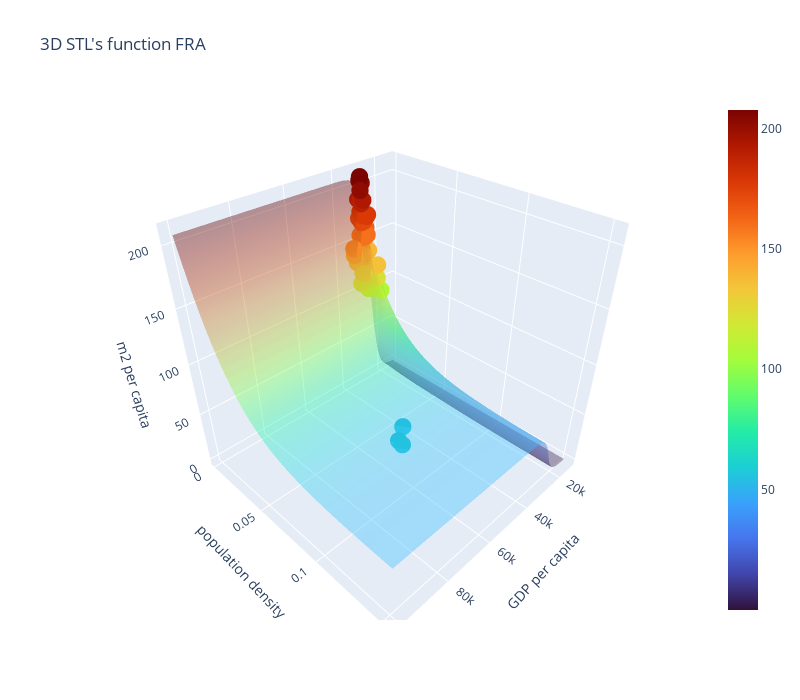
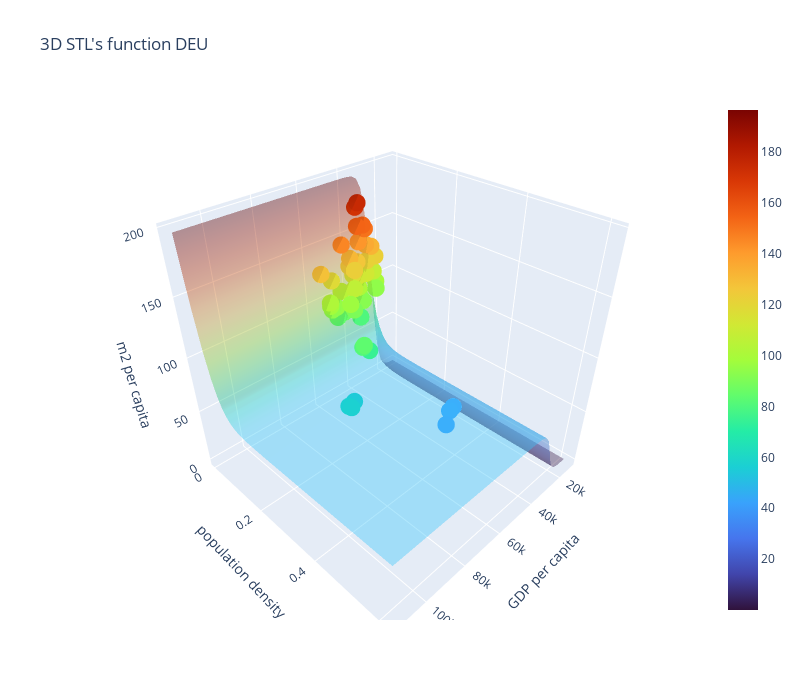

These figures' notebook cell, in order:
### Markdown cell above
### Final Part : fix one curve for everyone

Now we want to compare all the countries to only one fit.

### Code cell
global_STL_fit = STL_fit_handler[0].fitted_params

for j in range(len(regions)):
    try:
        # Create a meshgrid of x and y values
        x = np.linspace(0.5*min(df_gdp_cap_region_handler[j]), 1.5*max(df_gdp_cap_region_handler[j]), 50)
        y = np.linspace(0.5*min(df_pop_density_region_handler[j]), 1.5*max(df_pop_density_region_handler[j]), 50)
        x_grid, y_grid = np.meshgrid(x, y)
        z = STL([x_grid,y_grid], global_STL_fit[0], global_STL_fit[1], global_STL_fit[2], global_STL_fit[3], global_STL_fit[4])
        cmin = np.min(z)
        cmax = np.max(z)
        
        # Create the surface plot using Plotly
        fig = go.Figure(data=[
            go.Surface(
                z=z, 
                x=x_grid, 
                y=y_grid, 
                colorscale="Turbo", 
                cmin=cmin,
                cmax=cmax,
                opacity=0.4),
            go.Scatter3d(
                x=df_gdp_cap_region_handler[j], y=df_pop_density_region_handler[j], z=df_built_up_region_handler[j],
                mode='markers',  # Use 'markers' for scatter plot
                marker=dict(
                    size=6,  # Size of the points
                    color=df_built_up_region_handler[j],  # Color of the points
                    colorscale='Turbo',  # Colorscale for the points
                    cmin=cmin,
                    cmax=cmax,
                    opacity=1.0
                )
            ),
            
            ]
            )
    
        # Customize the layout
        fig.update_layout(title=f'3D STL\'s function {regions[j].name}',
                        scene=dict(
                            xaxis_title='GDP per capita',
                            yaxis_title='population density',
                            zaxis_title='m2 per capita'
                        ),
                        width=800, height=700)
    
        # Show the plot
        fig.show()
    except Exception as e:
        print(region.name, "\n", e)

### Figure 1 — Plotly figure (JSON) as saved in the notebook; plotly's stock layout.template omitted (floating-point values rounded to 4 significant figures; data arrays with more than 128 entries replaced by an {"elided": "..."} marker saying what was removed)
{"data": [{"cmax": 207.7, "cmin": 0.04213, "colorscale": [[0, "#30123b"], [0.07143, "#4145ab"], [0.1429, "#4675ed"], [0.2143, "#39a2fc"], [0.2857, "#1bcfd4"], [0.3571, "#24eca6"], [0.4286, "#61fc6c"], [0.5, "#a4fc3b"], [0.5714, "#d1e834"], [0.6429, "#f3c63a"], [0.7143, "#fe9b2d"], [0.7857, "#f36315"], [0.8571, "#d93806"], [0.9286, "#b11901"], [1, "#7a0402"]], "opacity": 0.4, "type": "surface", "x": {"elided": "50x50 float values"}, "y": {"elided": "50x50 float values"}, "z": {"elided": "50x50 float values"}}, {"marker": {"cmax": 207.7, "cmin": 0.04213, "color": [54.57, 54.39, 55.19, 139.8, 159.4, 178.2, 108.4, 122.7, 135.0, 124.5, 141.4, 157.9, 172.7, 189.6, 201.7, 160.2, 177.6, 193.1, 174.5, 190.9, 206.8, 164.1, 170.4, 177.1, 137.2, 145.8, 152.7, 138.4, 147.7, 154.0, 174.1, 191.1, 209.5, 158.0, 179.4, 203.6, 112.0, 121.0, 130.0], "colorscale": [[0, "#30123b"], [0.07143, "#4145ab"], [0.1429, "#4675ed"], [0.2143, "#39a2fc"], [0.2857, "#1bcfd4"], [0.3571, "#24eca6"], [0.4286, "#61fc6c"], [0.5, "#a4fc3b"], [0.5714, "#d1e834"], [0.6429, "#f3c63a"], [0.7143, "#fe9b2d"], [0.7857, "#f36315"], [0.8571, "#d93806"], [0.9286, "#b11901"], [1, "#7a0402"]], "opacity": 1, "size": 6}, "mode": "markers", "type": "scatter3d", "x": [60656, 66306, 67090, 32819, 33974, 31652, 29666, 31667, 31403, 33735, 33470, 32095, 33159, 34523, 35263, 31930, 32552, 34396, 31805, 33328, 33176, 30335, 32730, 32831, 36527, 38187, 38692, 27360, 31478, 29667, 33325, 33593, 32458, 32638, 32432, 31488, 33960, 37734, 36835], "y": [0.09139, 0.09775, 0.1019, 0.01072, 0.01105, 0.01106, 0.01844, 0.01873, 0.01884, 0.009399, 0.009628, 0.009634, 0.01016, 0.01117, 0.01194, 0.01085, 0.01186, 0.01245, 0.006287, 0.006819, 0.007143, 0.0067, 0.007545, 0.008138, 0.009872, 0.01069, 0.01137, 0.003085, 0.003612, 0.004034, 0.006201, 0.006449, 0.006494, 0.005703, 0.005869, 0.005829, 0.01469, 0.01585, 0.01643], "z": [54.57, 54.39, 55.19, 139.8, 159.4, 178.2, 108.4, 122.7, 135.0, 124.5, 141.4, 157.9, 172.7, 189.6, 201.7, 160.2, 177.6, 193.1, 174.5, 190.9, 206.8, 164.1, 170.4, 177.1, 137.2, 145.8, 152.7, 138.4, 147.7, 154.0, 174.1, 191.1, 209.5, 158.0, 179.4, 203.6, 112.0, 121.0, 130.0]}], "layout": {"height": 700, "scene": {"xaxis": {"title": {"text": "GDP per capita"}}, "yaxis": {"title": {"text": "population density"}}, "zaxis": {"title": {"text": "m2 per capita"}}}, "title": {"text": "3D STL's function FRA"}, "width": 800}}

### Figure 2 — Plotly figure (JSON) as saved in the notebook; plotly's stock layout.template omitted (floating-point values rounded to 4 significant figures; data arrays with more than 128 entries replaced by an {"elided": "..."} marker saying what was removed)
{"data": [{"cmax": 196.5, "cmin": 0.02209, "colorscale": [[0, "#30123b"], [0.07143, "#4145ab"], [0.1429, "#4675ed"], [0.2143, "#39a2fc"], [0.2857, "#1bcfd4"], [0.3571, "#24eca6"], [0.4286, "#61fc6c"], [0.5, "#a4fc3b"], [0.5714, "#d1e834"], [0.6429, "#f3c63a"], [0.7143, "#fe9b2d"], [0.7857, "#f36315"], [0.8571, "#d93806"], [0.9286, "#b11901"], [1, "#7a0402"]], "opacity": 0.4, "type": "surface", "x": {"elided": "50x50 float values"}, "y": {"elided": "50x50 float values"}, "z": {"elided": "50x50 float values"}}, {"marker": {"cmax": 196.5, "cmin": 0.02209, "color": [86.65, 94.91, 101.8, 104.8, 118.3, 128.1, 41.32, 42.26, 41.24, 132.3, 153.9, 171.2, 74.66, 81.05, 83.58, 54.85, 56.61, 57.19, 84.55, 93.98, 98.42, 108.2, 135.5, 154.5, 111.4, 131.0, 145.6, 101.7, 115.7, 125.2, 92.32, 106.8, 123.2, 94.11, 112.3, 126.5, 122.8, 150.7, 174.6, 96.51, 112.0, 122.4, 98.97, 122.0, 141.8, 80.13, 89.85, 96.93], "colorscale": [[0, "#30123b"], [0.07143, "#4145ab"], [0.1429, "#4675ed"], [0.2143, "#39a2fc"], [0.2857, "#1bcfd4"], [0.3571, "#24eca6"], [0.4286, "#61fc6c"], [0.5, "#a4fc3b"], [0.5714, "#d1e834"], [0.6429, "#f3c63a"], [0.7143, "#fe9b2d"], [0.7857, "#f36315"], [0.8571, "#d93806"], [0.9286, "#b11901"], [1, "#7a0402"]], "opacity": 1, "size": 6}, "mode": "markers", "type": "scatter3d", "x": [45800, 50328, 53633, 45711, 50665, 56015, 39356, 42772, 49652, 26739, 31285, 35109, 52461, 55992, 55947, 70880, 75066, 75081, 49745, 52563, 53459, 25556, 29596, 34256, 36156, 40094, 44352, 36150, 39186, 41211, 36879, 41406, 40817, 26502, 32119, 36949, 25127, 30644, 34126, 35659, 36124, 39955, 25223, 30015, 34523, 40233, 43651, 45659], "y": [0.02926, 0.03001, 0.031, 0.01733, 0.01783, 0.01871, 0.3801, 0.3864, 0.4119, 0.008798, 0.008494, 0.008529, 0.1661, 0.1658, 0.1707, 0.2313, 0.2408, 0.2507, 0.0287, 0.02875, 0.02982, 0.007915, 0.007304, 0.007113, 0.0167, 0.01676, 0.0169, 0.02038, 0.02029, 0.0207, 0.04235, 0.04041, 0.039, 0.02441, 0.02282, 0.02229, 0.01291, 0.01148, 0.0107, 0.01822, 0.01858, 0.01905, 0.01514, 0.01391, 0.01319, 0.05306, 0.05268, 0.0529], "z": [86.65, 94.91, 101.8, 104.8, 118.3, 128.1, 41.32, 42.26, 41.24, 132.3, 153.9, 171.2, 74.66, 81.05, 83.58, 54.85, 56.61, 57.19, 84.55, 93.98, 98.42, 108.2, 135.5, 154.5, 111.4, 131.0, 145.6, 101.7, 115.7, 125.2, 92.32, 106.8, 123.2, 94.11, 112.3, 126.5, 122.8, 150.7, 174.6, 96.51, 112.0, 122.4, 98.97, 122.0, 141.8, 80.13, 89.85, 96.93]}], "layout": {"height": 700, "scene": {"xaxis": {"title": {"text": "GDP per capita"}}, "yaxis": {"title": {"text": "population density"}}, "zaxis": {"title": {"text": "m2 per capita"}}}, "title": {"text": "3D STL's function DEU"}, "width": 800}}
